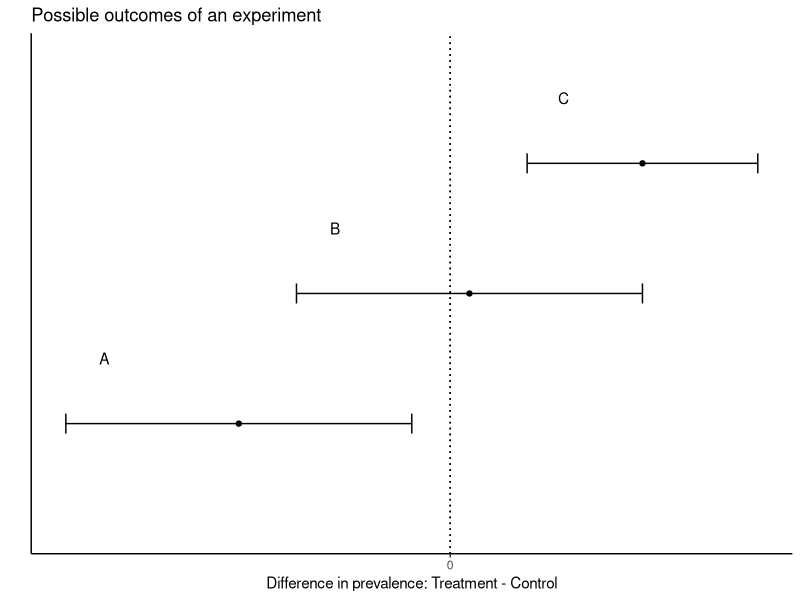
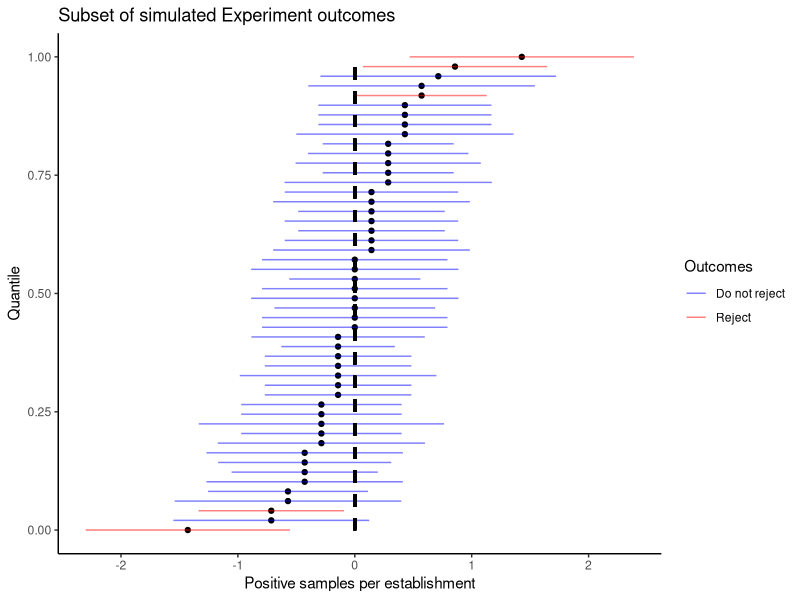
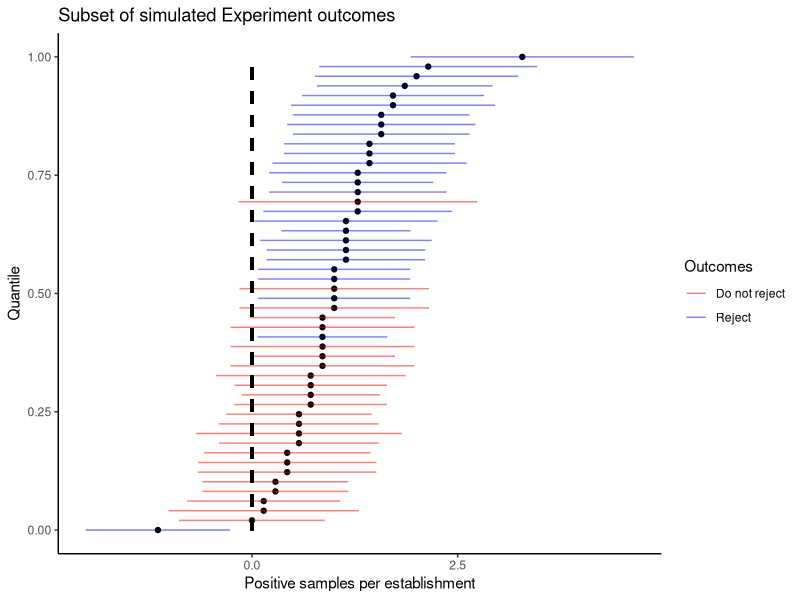
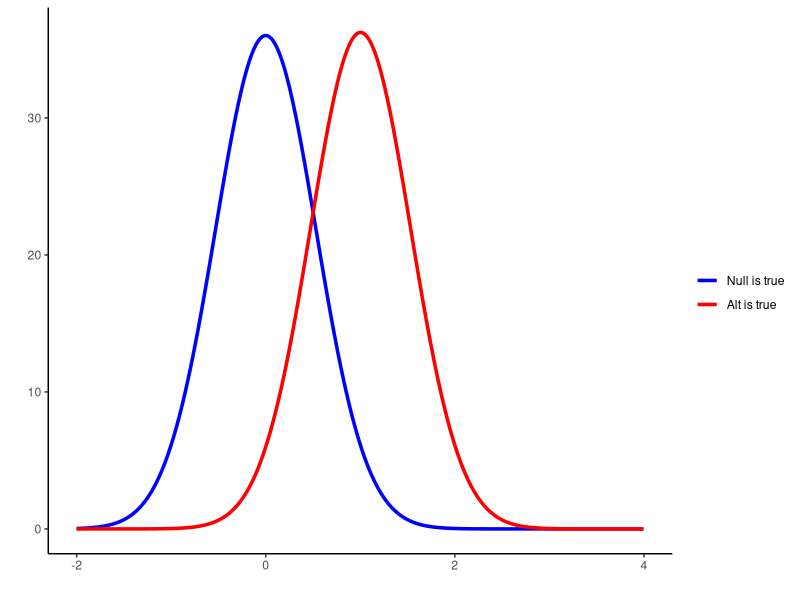
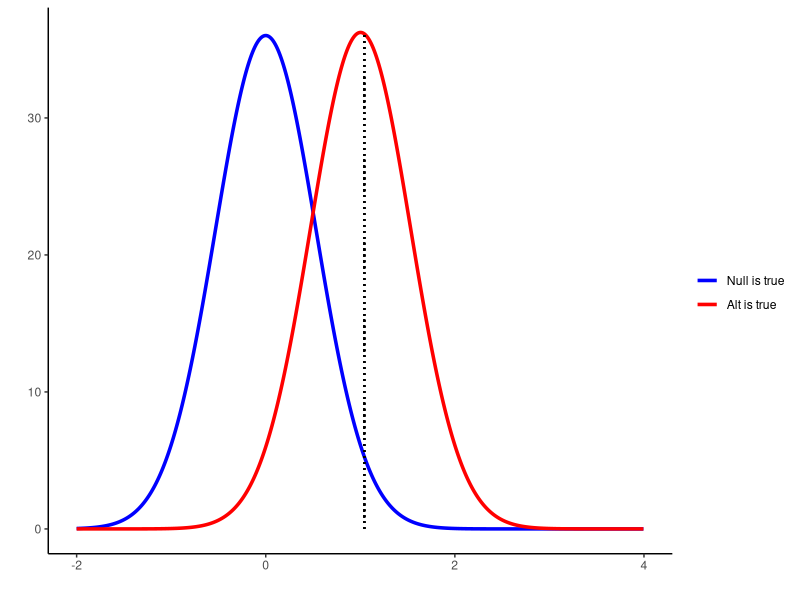
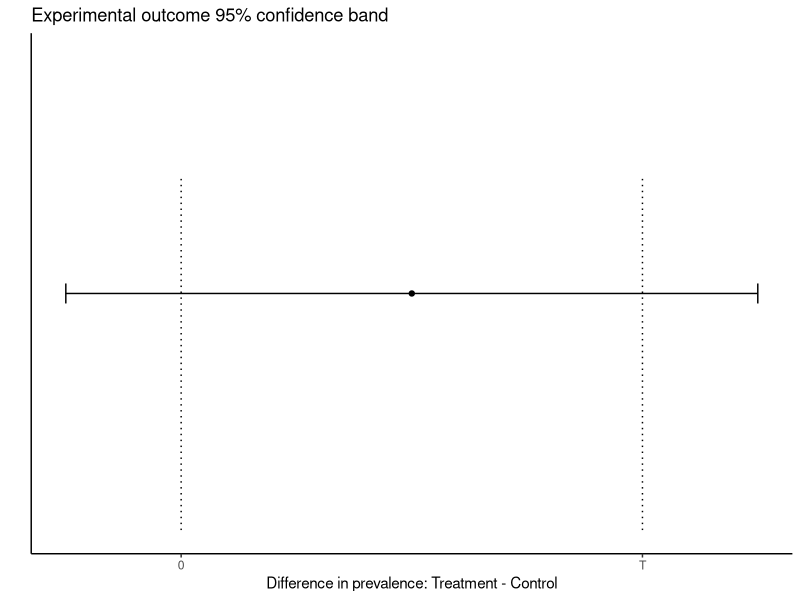
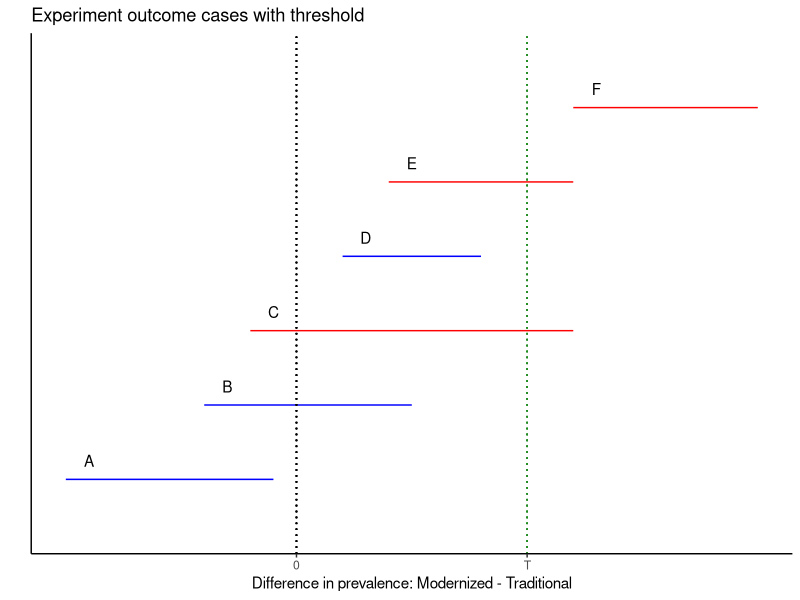
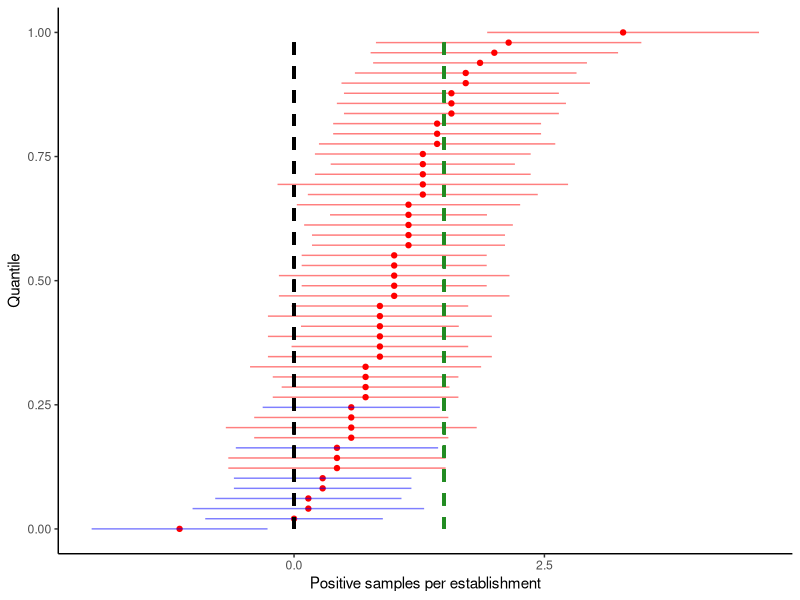

Generate these figures, in order, with R:
## ---- chunk 1
library(ggplot2)
library(ggthemes)
library(dplyr)
knitr::opts_chunk$set(fig.width=4.8, fig.height=3,
                      echo=FALSE, warning=FALSE, message=FALSE)
## ---- chunk 2
# Outcome cases, general
ex.df = data.frame(case=c("A","B","C "),labels=c("Reject","Do not reject","Reject"),
                   low=c(-10,-4,2),
                   high=c(-1,5,8))

ggplot(ex.df) + 
  geom_text(aes(x=low,y=case,label=case), nudge_x=1, nudge_y=0.5) +
  geom_segment(aes(x=low,xend=high,y=case,yend=case),
               arrow=arrow(angle = 90, length = unit(0.1, "inches"),
                           ends = "both", type = "open")) +
  geom_point(aes(x=(high+low)/2,y=case)) +
  geom_segment(aes(x=0,xend=0,y=0,yend=4), linetype="dotted") +
  ggtitle("Possible outcomes of an experiment") +
  ylab("") +
  xlab("Difference in prevalence: Treatment - Control") +
  scale_x_continuous(breaks=c(0),labels=c("0")) +
  theme_classic() +
  theme(axis.text.y = element_blank(), axis.ticks.y=element_blank())
## ---- chunk 3

ExOutcomes = function(diff, p0, thr, nplants, samples_per_plant, Nsim=1e5, alpha=0.05, beta=0.2, sf=48){
  total_samples = nplants*samples_per_plant
  Ns = nplants*samples_per_plant
  sim = sapply(1:Nsim, function(x) {
     d = rbinom(Ns,1,p0+diff) - rbinom(Ns,1,p0)
     c(mean(d)-qnorm(1-alpha/2)*sd(d)/sqrt(Ns), 
    mean(d)+qnorm(1-alpha/2)*sd(d)/sqrt(Ns),
    mean(d))
  })
 
  dfp = data.frame(lower=sim[1,], upper=sim[2,], mean=sim[3,]) %>% 
#    arrange(low, -mean) %>%
    arrange(mean) %>%
    mutate(run=row_number()/Nsim)
# Assign case to each simulated experiment outcome
  dfp$case = "All zero"
  dfp$case[dfp$upper < 0] = "A"
  dfp$case[dfp$upper > 0   & dfp$upper < thr & dfp$lower < 0] = "B"
  dfp$case[dfp$upper > thr & dfp$lower < 0] = "C"
  dfp$case[dfp$upper < thr & dfp$lower > 0] = "D"
  dfp$case[dfp$upper > thr & dfp$lower < thr & dfp$lower > 0] = "E"
  dfp$case[dfp$lower > thr] = "F"
  dfp$case = ordered(dfp$case,c("All zero","A","B","C","D","E","F"))

# Simplified cases
  dfp$case0 = "All zero"
  dfp$case0[dfp$upper < 0] = "Reject"
  dfp$case0[dfp$upper > 0 & dfp$lower < 0] = "Do not reject"
  dfp$case0[dfp$lower > 0] = "Reject"

# Case summaries; how many of each case
  cases = dfp %>% 
    group_by(case) %>% 
    summarize(t=n()/Nsim) %>% 
    as.data.frame()

  cases0 = dfp %>% 
    group_by(case0) %>% 
    summarize(t=n()/Nsim) %>% 
    as.data.frame()

# Find the minimal detectable difference for given set of parameters
  pbar = uniroot(function(pbar) 
   2*pbar - 2*p0 -(qnorm(1-alpha/2)+qnorm(1-beta))*sqrt(1/total_samples)*sqrt(pbar*(1-pbar)),  c(0,1))$root
  
  c95 = sqrt(2*p0*(1-p0))/sqrt(total_samples)*qnorm(1-alpha/2)
  dat = data.frame(x=seq(1/total_samples,1,length.out=total_samples),y=seq(0,total_samples-1))
  c95pos = approx(dat$x, dat$y, xout=c95)$y%%1
  mdd = (c95+sqrt(pbar*(1-pbar))*sqrt(2/total_samples)*qnorm(1-beta))*sf

# These measures are equivalent to Power. they are not equal to each other, or to the theoretical power, due to the discreteness of the x-axis
  meas0 = sum(dfp$lower >= 0)/Nsim
  meas1 = sum(dfp$mean >= c95)/Nsim
 # Theoretical power value
  power = power.prop.test(n=total_samples, p1=p0, p2=p0+diff)$power

  colors = c("green","blue","red")
  
  select_rows = seq(from=1, to=Nsim, length.out=50)
  dfp1 = dfp[select_rows,]
  p = ggplot(dfp1) + 
    geom_point(aes(mean*sf, run), color="red")  +
    geom_segment(aes(x=lower*sf,xend=upper*sf,y=run,yend=run, color=case), alpha=0.5)  +
    geom_segment(aes(x=0,xend=0,y=0,yend=1), linetype="dashed", color="black", size=1) +
    ylab("Quantile") + xlab("Positive samples per establishment") +
    theme_classic()

  p2 = ggplot(dfp1) + 
    geom_point(aes(mean*sf, run), color="black") +
    geom_segment(aes(x=lower*sf,xend=upper*sf,y=run,yend=run, color=case0), alpha=0.5)  +
    scale_color_manual(
      values=c("Reject"="red","Do not reject"="blue","All zero"="black")) +
    geom_segment(aes(x=0,xend=0,y=0,yend=1), linetype="dashed", color="black", size=1) +
      ggtitle("Subset of simulated Experiment outcomes") +
    ylab("Quantile") + xlab("Positive samples per establishment") +
    theme_classic() +
      labs(color = "Outcomes")
  
    inputs = c(p0=p0,diff=diff, thr=thr, nplants=nplants, samples_per_plant=samples_per_plant, Nsim=Nsim, alpha=alpha, beta=beta, sf=sf)
    
    output = list(cases = cases, 
                  cases0 = cases0,
                  mdd=mdd, 
                  power.calc = power, 
                  power.meas0 = meas0, 
                  power.meas1 = meas1,
                  plot = p, 
                  p2 = p2,
                  dfp = dfp,
                  c95 = c95,
                  c95pos = c95pos,
                  inputs = inputs)
}
## ---- chunk 4
# simulation parameters
# base prevalence
p0 = 0.5/48
# threshold; not important for early stuff
th = 1.5/48
# number of plants and number of samples per plant
np = 7
ns = 48
# number of simulations
NN = 1e4
# hypothsized difference in means between systems
diff = 0
## ---- chunk 5
e = ExOutcomes(diff,p0,th,np,ns,Nsim=NN)
# show plot of outcomes
e$p2
# show value of cases (over all simulations, not just what is shown in plot)
e$cases0
nodiff = e$cases0[e$cases0$case0=="Do not reject","t"]
reject = e$cases0[e$cases0$case0=="Reject","t"]
## ---- chunk 6
diff = 1/48
NN = 1e4
e1 = ExOutcomes(diff,p0,th,np,ns,Nsim=NN)
# change colors to reflect change in meaning
e1$p2 +    scale_color_manual(
      values=c("Reject"="blue","Do not reject"="red"))
e1$cases0
nodiff = sum(e1$cases0[e1$cases0$case == c("Do not reject"),"t"] )
## ---- chunk 7

Npoints = 1e6
Nsamples = 336
x <- seq(-6/48, 6/48, length.out=Npoints)
mean1 <- 0
sd1=sqrt(2*p0*(1-p0))*sqrt(2/Nsamples)
za = qnorm(0.975)*sd1*48

alpha = 0.05
beta = 0.5298

pbar = uniroot(function(pbar) 
   2*pbar - 2*p0 -(qnorm(1-alpha/2)+qnorm(1-beta))*sqrt(2/Nsamples)*sqrt(pbar*(1-pbar)),  c(0,1))$root

sd2 = sqrt(pbar*(1-pbar))*sqrt(2/Nsamples)
zb = qnorm(1-beta)*sd2*48
mdd = za + zb

dat <- data.frame(x = x, y1 = dnorm(x, mean1, sd1), y2 = dnorm(x, mdd/48, sd2))
# 

dat$cdf1=cumsum(dat$y1)
dat$cdf1=dat$cdf1/max(dat$cdf1)
dat$cdf2=cumsum(dat$y2)
dat$cdf2=dat$cdf2/max(dat$cdf2)

select_rows = seq(from=1, to=Npoints, length.out=1000)
dat1 = dat[select_rows,]

ym=max(dat1$y1,dat1$y2)
plt = ggplot(dat1, aes(x = x*48)) +
  geom_line(aes(y = y1, colour = 'Null is true'), size = 1.2) +
  geom_line(aes(y = y2, colour = 'Alt is true'), size = 1.2) +
  xlab("") + ylab("") + theme(legend.title = element_blank()) +
  scale_colour_manual(breaks = c("Null is true", "Alt is true"), values = c("blue", "red")) +
  xlim(-2,4) +
  labs(color="") +
    theme_classic()
plt

# interpolated power value
pv <- lapply(data.frame(cdf1=0.975), function(l) approx(dat$cdf1, dat$x, xout=l))
pv <- pv$cdf1$y*48
pv2 <- lapply(data.frame(x=pv/48), function(l) approx(dat$x, dat$cdf2, xout=l))
power=1-pv2$x$y

## ---- chunk 8
plt2 = plt +
  geom_segment(aes(x=za, xend=za, y=0, yend=ym), linetype="dotted")

#  geom_area(aes(y = y1, x = ifelse(x > qnorm(0.975)*sd1, x*48, NA)), fill = 'black') +
#  geom_area(aes(y = y2, x = ifelse(x > qnorm(0.975)*sd1, x*48, NA)), fill = 'blue', alpha = 0.3)
#  xlab("") + ylab("") + theme(legend.title = element_blank())
#  geom_segment(aes(x=0,xend=za,y=2.5,yend=2.5), arrow=arrow(angle = 45, length = unit(0.1, "inches"),
#                           ends = "last", type = "open")) +
#  geom_segment(aes(x=za,xend=mdd,y=20,yend=20), arrow=arrow(angle = 45, length = unit(0.1, "inches"),
#                           ends = "last", type = "open")) +
#  geom_segment(aes(x=za,xend=za+zb,y=12,yend=12), arrow=arrow(angle = 45, length = unit(0.1, "inches"),
#                           ends = "last", type = "open")) +

plt2
## ---- chunk 9
ggplot(data.frame(lower=-1,upper=5)) +
  geom_segment(aes(x=lower,xend=upper,y=1,yend=1),
               arrow=arrow(angle = 90, length = unit(0.1, "inches"),
                           ends = "both", type = "open")) +
  geom_point(aes(x=(upper+lower)/2,y=1)) +
  geom_segment(aes(x=0,xend=0,y=0,yend=1.5), linetype="dotted") +
  geom_segment(aes(x=4,xend=4,y=0,yend=1.5), linetype="dotted") +
  ggtitle("Experimental outcome 95% confidence band") +
  ylim(0,2) +
  ylab("") + 
  xlab("Difference in prevalence: Treatment - Control") +
  scale_x_continuous(breaks=c(0,4),labels=c("0","T")) +
  theme_classic() +
  theme(axis.text.y = element_blank(), axis.ticks.y=element_blank())
## ---- chunk 10
ex.df = data.frame( case=c("A","B","C","D","E","F") ,                 labels=c("Non-Inferior","Non-Inferior*","Inferior**","Non-Inferior**","Inferior (mostly)","Inferior"),
                   lower=c(-10,-4,-2,2,4,12),
                   upper=c(-1,5,12,8,12,20))
ex.df$case <- factor(ex.df$case, levels = ex.df$case[order(ex.df$lower)])

colors = c("A"="blue","B"="blue","C"="red","D"="blue","E"="red","F"="red")
ggplot(ex.df) + 
  geom_text(aes(x=lower,y=case,label=case), nudge_x=1, nudge_y=0.25) +
  geom_segment(aes(x=lower,xend=upper,y=case,yend=case, color=case)) +
  scale_color_manual(values=colors)+
#  geom_point(aes(x=(high+low)/2,y=case)) +
  geom_segment(aes(x=0,xend=0,y=0,yend=7), linetype="dotted") +
  geom_segment(aes(x=10,xend=10,y=0,yend=7), linetype="dotted", color="forestgreen") +
  ggtitle("Experiment outcome cases with threshold") + 
  ylab("")+
  xlab("Difference in prevalence: Modernized - Traditional") +
  scale_x_continuous(breaks=c(0,10),labels=c("0", "T")) +
  theme_classic() +
  theme(axis.text.y = element_blank(), axis.ticks.y=element_blank(), legend.position = "")

## ---- chunk 11
thr=1.5/48
e1$plot + 
  scale_color_manual(
      values=c("A"="blue","B"="blue","D"="blue","C"="red","E"="red","F"="red")) +  geom_segment(aes(x=thr*48,xend=thr*48,y=0,yend=1), linetype="dashed", color="forestgreen", size=1)  + 
  theme(legend.position = "")

p1=p0+1/48
count1=sum(e1$dfp$mean < (qnorm(0.975)+qnorm(0.8))/sqrt(336)*(sqrt(p0*(1-p0) + p1*(1-p1))))
## ---- chunk 12
thr = 2.54/48
e2 = ExOutcomes(diff,p0,thr,np,ns,Nsim=NN)
e2$plot + 
  scale_color_manual(
      values=c("A"="blue","B"="blue","D"="blue","C"="red","E"="red","F"="red")) +  geom_segment(aes(x=thr*48,xend=thr*48,y=0,yend=1), linetype="dashed", color="forestgreen", size=1) + 
  theme(legend.position = "")

## ---- chunk 13
thr = 2/48
e3 = ExOutcomes(diff,p0,thr,np,96,Nsim=NN)
e3$plot + 
  scale_color_manual(
      values=c("A"="blue","B"="blue","D"="blue","C"="red","E"="red","F"="red")) +  geom_segment(aes(x=thr*48,xend=thr*48,y=0,yend=1), linetype="dashed", color="forestgreen", size=1) + 
  theme(legend.position = "")
